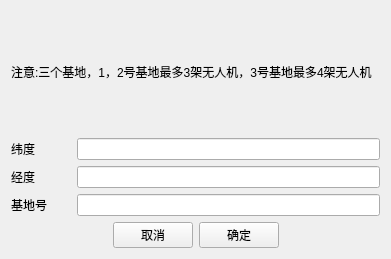
<?xml version="1.0" encoding="UTF-8"?>
<ui version="4.0">
 <class>Plan</class>
 <widget class="QWidget" name="Plan">
  <property name="geometry">
   <rect>
    <x>0</x>
    <y>0</y>
    <width>391</width>
    <height>259</height>
   </rect>
  </property>
  <property name="windowTitle">
   <string>Plan</string>
  </property>
  <layout class="QGridLayout" name="gridLayout">
   <item row="0" column="0">
    <widget class="QLabel" name="label">
     <property name="text">
      <string>注意:三个基地，1，2号基地最多3架无人机，3号基地最多4架无人机</string>
     </property>
    </widget>
   </item>
   <item row="1" column="0">
    <layout class="QHBoxLayout" name="horizontalLayout_5">
     <item>
      <widget class="QLabel" name="label_5">
       <property name="minimumSize">
        <size>
         <width>60</width>
         <height>0</height>
        </size>
       </property>
       <property name="text">
        <string>纬度</string>
       </property>
      </widget>
     </item>
     <item>
      <widget class="QLineEdit" name="BaseY"/>
     </item>
    </layout>
   </item>
   <item row="2" column="0">
    <layout class="QHBoxLayout" name="horizontalLayout_3">
     <item>
      <widget class="QLabel" name="label_4">
       <property name="minimumSize">
        <size>
         <width>60</width>
         <height>0</height>
        </size>
       </property>
       <property name="text">
        <string>经度</string>
       </property>
      </widget>
     </item>
     <item>
      <widget class="QLineEdit" name="BaseX"/>
     </item>
    </layout>
   </item>
   <item row="3" column="0">
    <layout class="QHBoxLayout" name="horizontalLayout_4">
     <item>
      <widget class="QLabel" name="label_2">
       <property name="minimumSize">
        <size>
         <width>60</width>
         <height>0</height>
        </size>
       </property>
       <property name="text">
        <string>基地号</string>
       </property>
      </widget>
     </item>
     <item>
      <widget class="QLineEdit" name="Base"/>
     </item>
    </layout>
   </item>
   <item row="4" column="0">
    <layout class="QHBoxLayout" name="horizontalLayout_2">
     <item>
      <spacer name="horizontalSpacer">
       <property name="orientation">
        <enum>Qt::Horizontal</enum>
       </property>
       <property name="sizeHint" stdset="0">
        <size>
         <width>40</width>
         <height>20</height>
        </size>
       </property>
      </spacer>
     </item>
     <item>
      <widget class="QPushButton" name="btncancel">
       <property name="text">
        <string>取消</string>
       </property>
      </widget>
     </item>
     <item>
      <widget class="QPushButton" name="btnok">
       <property name="text">
        <string>确定</string>
       </property>
      </widget>
     </item>
     <item>
      <spacer name="horizontalSpacer_2">
       <property name="orientation">
        <enum>Qt::Horizontal</enum>
       </property>
       <property name="sizeHint" stdset="0">
        <size>
         <width>40</width>
         <height>20</height>
        </size>
       </property>
      </spacer>
     </item>
    </layout>
   </item>
  </layout>
 </widget>
 <layoutdefault spacing="6" margin="11"/>
 <resources/>
 <connections/>
</ui>
